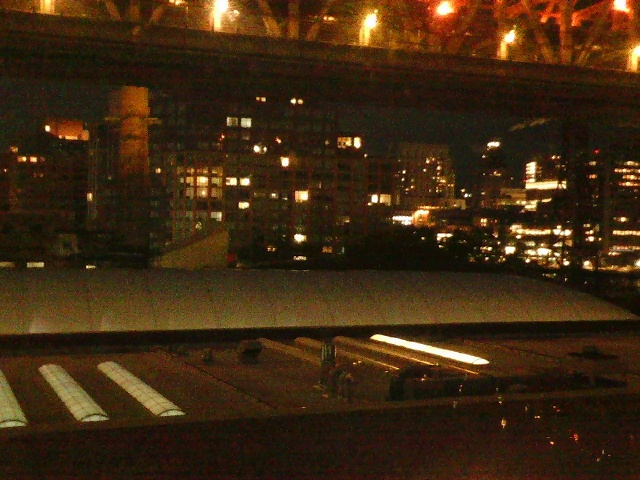
#> input picture Lab 5/bright.jpg, 640 x 480 px
$ python -i tram_common.py   (imports and definitions only)
#> lines starting #> are read from the running program, lines starting #| are printed output that depends on the picture
#> further down, picture is the input picture: shape (480, 640, 3); mean B, G, R 17.6, 40.5, 62.2
"""
tram_common.py: shared pieces for the Roosevelt Island tram watcher.

Camera access, the config file (tram_config.json), change detection versus an empty
background (for direction and for finding tram images to label), and the operating hours. The other tram_*.py scripts import this file.
"""
import datetime
import json
import pathlib
from pathlib import Path

import cv2
import numpy as np

CONFIG = pathlib.Path("tram_config.json")
DATA = pathlib.Path("tram_data")            # cropped frames: tram_data/YYYYMMDD/HHMMSS.jpg
LABELS = pathlib.Path("tram_labels.csv")    # filename,label   (1 = tram in view, 0 = no tram)
MODEL = pathlib.Path("tram_model.pt")          # the trained classifier (copied here by tram_train.py)
EVENTS = pathlib.Path("tram_events.jsonl")  # one line per pass: start, end, duration, direction
STATE = pathlib.Path("tram_state.json")     # live state, rewritten every second (display + API read it)

ROTATIONS = {"cw": cv2.ROTATE_90_CLOCKWISE, "ccw": cv2.ROTATE_90_COUNTERCLOCKWISE,
             "180": cv2.ROTATE_180}
CROP_WIDTH = 320                            # crops are shrunk to at most this width (tram_config.json "crop_width" overrides)


# ---------- config ----------

# [7 lines left out: function load_config, not called in this run]


def save_config(cfg):
    with open(CONFIG, "w") as f:
        json.dump(cfg, f, indent=2)


# ---------- camera ----------

# [37 lines left out: functions v4l2_set, open_cam, grab, not called in this run]


class Exposure:
    """Our own auto-exposure, metered on the tram's box only.

    The webcam's built-in auto-exposure looks at the whole picture, so at night a few bright
    windows and bridge lamps make it keep the exposure short and the sky goes black. This
    switches the webcam to manual and nudges exposure (then gain) until the box's median
    brightness sits near `target`. Exposure is in 0.1 ms steps (5000 = half a second);
    see the camera's ranges with: v4l2-ctl --list-ctrls
    """

    # [52 lines left out: functions __init__, _apply, update, not called in this run]

    def status(self):
        return f"exposure {self.value}, gain {self.gain}" if self.enabled else "camera auto-exposure"


# [15 lines left out: function crop, not called in this run]


# ---------- change-based helpers (no color rules) ----------

def gray_small(img):
    """A small, slightly blurred grayscale copy: cheap to compare, ignores sensor noise."""
    g = cv2.cvtColor(cv2.resize(img, (160, max(8, img.shape[0] * 160 // img.shape[1]))),
                     cv2.COLOR_BGR2GRAY)
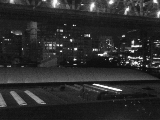
#> g: shape (120, 160); min 10, max 253, mean 44.5
    return cv2.GaussianBlur(g, (5, 5), 0).astype(np.float32)
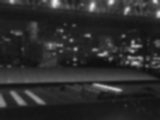
#> returned value: shape (120, 160) float32; min 15, max 243, mean 44.5


# [6 lines left out: function change_mask, not called in this run]


def change_score(img, background):
    """Fraction of the crop that changed versus the background."""
    return float(change_mask(img, background).mean())


# [77 lines left out: functions motion_x, load_classifier, load_detector, in_service, period, not called in this run]

>>> import cv2
>>> picture = cv2.imread('bright.jpg')
>>> result = gray_small(picture)
